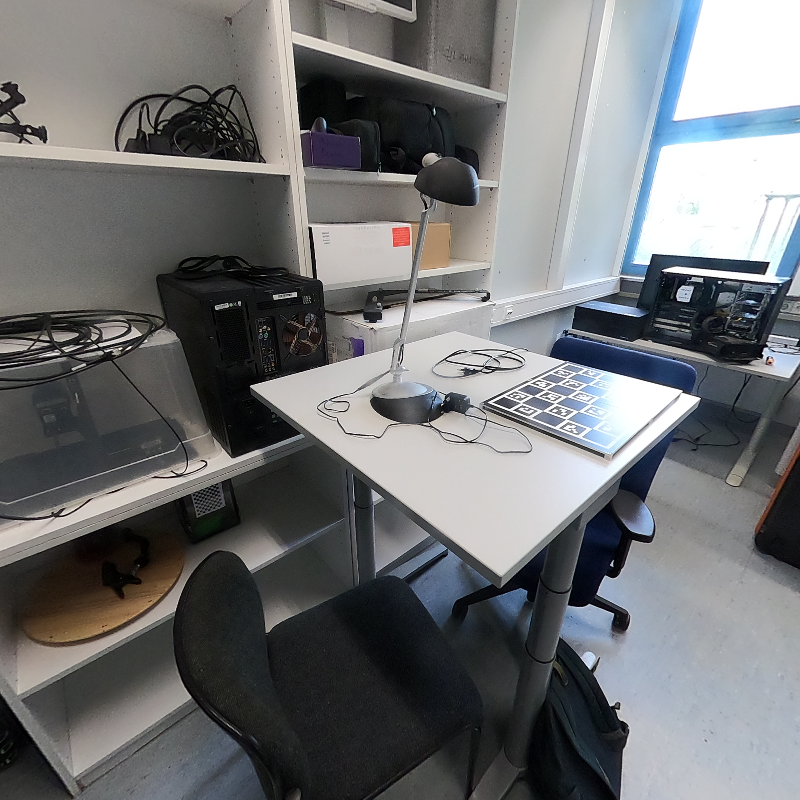
#> input picture testdata/charuco_calib_gopro_02/GS__0010_90.JPG, 800 x 800 px; its folder holds 4 pictures in this run
$ jupyter execute --allow-errors reproject_charuco.ipynb   (shell and % lines are left out)
#> lines starting #> are read from the running program, lines starting #| are printed output that depends on the picture
[cell 1]
import os
import numpy as np
import cv2
import json

# ------------------------------
# ENTER YOUR REQUIREMENTS HERE:
ARUCO_DICT = cv2.aruco.DICT_4X4_50
SQUARES_VERTICALLY = 5
SQUARES_HORIZONTALLY = 7
#SQUARE_LENGTH = 0.03  # in meters
#MARKER_LENGTH = 0.015  # in meters
SQUARE_LENGTH = 0.10 # in meters
MARKER_LENGTH = 0.08  # in meters
# ...
#PATH_TO_YOUR_IMAGES = 'testdata/charuco_calib_set_1/'
PATH_TO_YOUR_IMAGES = 'testdata/charuco_calib_gopro_02/'
print(f"{ARUCO_DICT=}")
# ------------------------------

json_file_path = './calibration.json'

with open(json_file_path, 'r') as file: # Read the JSON file
#> (reads calibration.json from the repository)
    json_data = json.load(file)

mtx = np.array(json_data['mtx'])
dst = np.array(json_data['dist'])

dictionary = cv2.aruco.getPredefinedDictionary(ARUCO_DICT)
board = cv2.aruco.CharucoBoard((SQUARES_VERTICALLY, SQUARES_HORIZONTALLY), SQUARE_LENGTH, MARKER_LENGTH, dictionary)
params = cv2.aruco.DetectorParameters()
detector = cv2.aruco.ArucoDetector(dictionary, params)

[cell 2]
image_paths = [os.path.join(PATH_TO_YOUR_IMAGES, f) for f in os.listdir(PATH_TO_YOUR_IMAGES) if f.endswith(".JPG")]

img_path = image_paths[2] # select image
image_color = cv2.imread(img_path)
#> image_color is the input picture: shape (800, 800, 3); mean B, G, R 115.1, 113.5, 112.1
image = cv2.cvtColor(image_color, cv2.COLOR_BGR2GRAY)
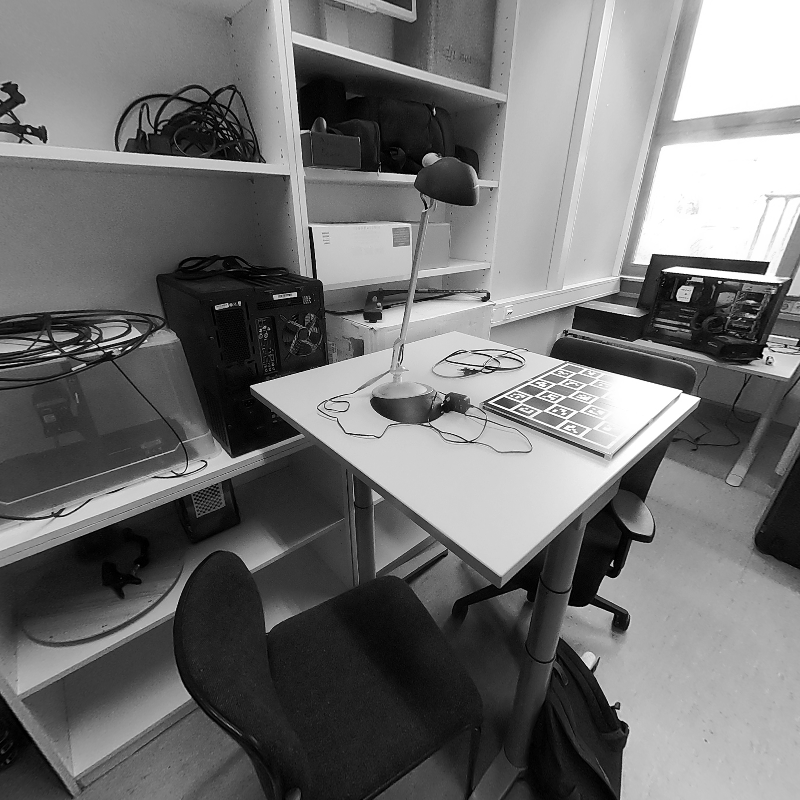
#> image: shape (800, 800); min 0, max 255, mean 113.3

h,  w = image.shape[:2]
#> h = 800; w = 800
newcameramtx, roi = cv2.getOptimalNewCameraMatrix(mtx, dst, (w,h), 1, (w,h))
#> roi = (0, 0, 799, 799)
image = cv2.undistort(image, mtx, dst, None, newcameramtx)

all_charuco_ids = []
all_charuco_corners = []


marker_corners, marker_ids, rejectedCandidates = detector.detectMarkers(image)
#> marker_corners = ([[563, 416], [548, 410], [558, 406], [573, 411]], [[586, 401], [572, 396], [579, 392], [595, 397]]); marker_ids = [3, 8]; rejectedCandidates = 52 items
if marker_ids is not None and len(marker_ids) > 0: # If at least one marker is detected
    # cv2.aruco.drawDetectedMarkers(image_copy, marker_corners, marker_ids)
    ret, charucoCorners, charucoIds = cv2.aruco.interpolateCornersCharuco(marker_corners, marker_ids, image, board)
#> ret = 0

    # note that return is pose of bord with camera at origin. to recover camera pose use -r^T @ tvec
    retval, rvec, tvec = cv2.aruco.estimatePoseCharucoBoard(charucoCorners, charucoIds, board, np.array(mtx), np.array(dst), np.empty(1), np.empty(1))
#> retval = False; rvec = [5488.4]; tvec = [0]
    try:
        Zx, Zy, Zz = tvec[0][0], tvec[1][0], tvec[2][0]
        fx, fy = mtx[0][0], mtx[1][1]
    except:
        print("error acessing tvec")

else:
    print("no marker detected")

[cell 3]
import matplotlib.pyplot as plt
plt.figure()
plt.imshow(cv2.cvtColor(image_color, cv2.COLOR_BGR2RGB))
plt.scatter(np.hstack(marker_corners)[0,:,0],np.hstack(marker_corners)[0,:,1],label="marker Corners")
try:
    plt.scatter(charucoCorners[:,0,0],charucoCorners[:,0,1], label="charuco Corners")
except:
    print("no charuco corners to plo")
plt.legend()
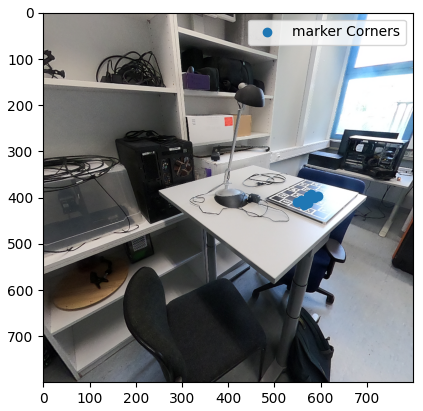
#> figure drawn by matplotlib, 1 panel
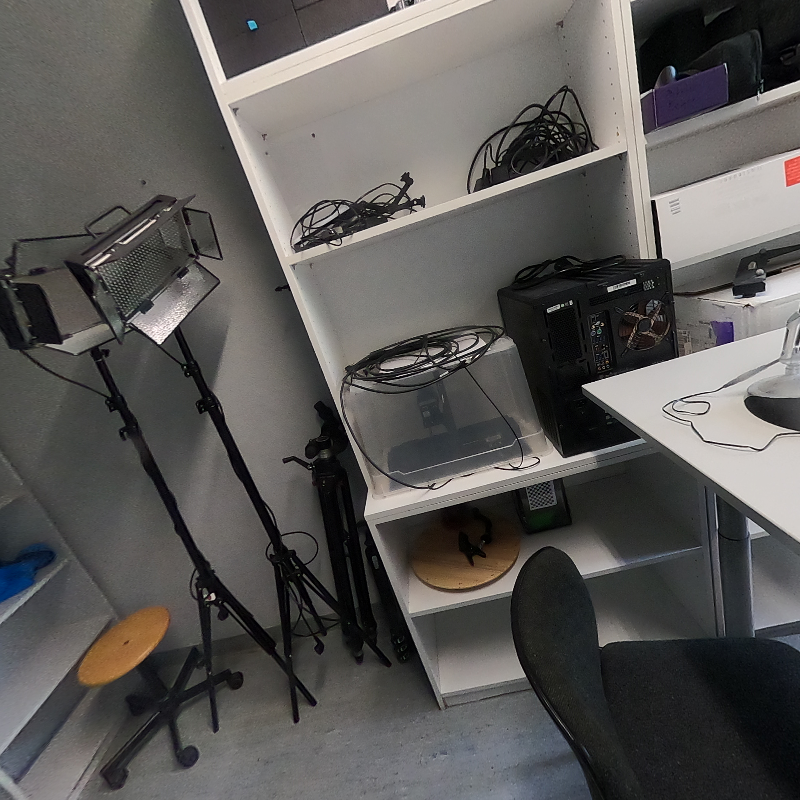
#> input picture testdata/charuco_calib_gopro_02/GS__0010_-45.JPG, 800 x 800 px
#> further down, image_color is the input picture: shape (800, 800, 3); mean B, G, R 86.3, 88.4, 90.5

#> (a cell that did not finish here is left out)

[cell 5]
import matplotlib.pyplot as plt
plt.figure()
plt.imshow(cv2.cvtColor(image_color, cv2.COLOR_BGR2RGB))
plt.scatter(np.hstack(marker_corners)[0,:,0],np.hstack(marker_corners)[0,:,1],label="marker Corners")
#> (the rest of this cell did not finish here and is left out)

successfully overlaid corners mean that returned rvec and tvec are indeed the camera pose. Note that because of opencv the image origin is top left.

#> (a cell that did not finish here is left out)

#> (a cell that did not finish here is left out)

#> (a cell that did not finish here is left out)

according to [docs](https://docs.opencv.org/4.x/d9/d0c/group__calib3d.html#gab3ab7bb2bdfe7d5d9745bb92d13f9564) the axis conventions are x: red, y: green and z: blue.

[cell 9]
import plotly.graph_objects as go
from stl import mesh
def plot_3d_points_and_camera_centers(points, extrinsic_matrices):
    """
    Plots a 3D scatter plot of the given points and camera representations from extrinsic matrices.

    Parameters:
    - points: A 3xN NumPy array, where each column represents a point (x, y, z).
    - extrinsic_matrices: A list of 4x4 NumPy arrays representing the extrinsic matrices for each camera.
    """
    # Ensure points is a NumPy array
    points = np.asarray(points)

    # Check if the input is a 3xN array
    if points.shape[0] != 3:
        raise ValueError("Input points must be a 3xN NumPy array.")

    # Extract x, y, z coordinates
    x = points[0, :]
    y = points[1, :]
    z = points[2, :]

    # Create a 3D scatter plot for the points
    fig = go.Figure(data=[go.Scatter3d(
        x=x,
        y=y,
        z=z,
        mode='markers',
        marker=dict(
            size=5,
            color='blue',  # Marker color for points
            opacity=0.8
        ),
        name='3D Points'
    )])

    # [60 lines left out: function create_camera_cone, not called in this run]

    # Plot camera representations from extrinsic matrices
    for idx, extrinsic in enumerate(extrinsic_matrices):
        # Create the camera cone
        cone_point_objects = create_camera_cone(extrinsic, f"cam_{idx}")

        # Add the cone to the plot
        [fig.add_trace(cone_points) for cone_points in cone_point_objects]

    # Set the layout
    fig.update_layout(
        title='3D Scatter Plot of Points and Camera Representations',
        scene=dict(
            xaxis_title='X Axis',
            yaxis_title='Y Axis',
            zaxis_title='Z Axis'
        )
    )

    # Show the figure in the Jupyter Notebook
    fig.show()


# Define a list of extrinsic matrices (4x4)
#> (the rest of this cell did not finish here and is left out)

with xyz as rgb and x horizontal to right, y from top down and z camera facing forward

#> (a cell that did not finish here is left out)

now use validated code to estimate position of all cameras:

[cell 11]
# [16 lines left out: function reproject_world_points, not called in this run]

def estimate_pose(image_color, mtx, dst, detector):
    image = cv2.cvtColor(image_color, cv2.COLOR_BGR2GRAY)

    h,  w = image.shape[:2]
#> h = 800; w = 800
    newcameramtx, roi = cv2.getOptimalNewCameraMatrix(mtx, dst, (w,h), 1, (w,h))
#> roi = (0, 0, 799, 799)
    image = cv2.undistort(image, mtx, dst, None, newcameramtx)

    all_charuco_ids = []
    all_charuco_corners = []


    marker_corners, marker_ids, rejectedCandidates = detector.detectMarkers(image)
#> marker_corners = (); marker_ids = None; rejectedCandidates = 32 items
    if marker_ids is not None and len(marker_ids) > 0: # If at least one marker is detected
        # cv2.aruco.drawDetectedMarkers(image_copy, marker_corners, marker_ids)
        ret, charucoCorners, charucoIds = cv2.aruco.interpolateCornersCharuco(marker_corners, marker_ids, image, board)

        retval, rvec, tvec = cv2.aruco.estimatePoseCharucoBoard(charucoCorners, charucoIds, board, np.array(mtx), np.array(dst), np.empty(1), np.empty(1))
        if retval == 0:
            return None
        Zx, Zy, Zz = tvec[0][0], tvec[1][0], tvec[2][0]
        fx, fy = mtx[0][0], mtx[1][1]
        return rvec, tvec, charucoCorners
    else:
        return None
        #print("no marker detected")

[cell 12]
from scipy.spatial import cKDTree
# [11 lines left out: function compute_reprojection_error, not called in this run]

[cell 13]
# [40 lines left out: functions invert_transform, draw_reproj, convert_left_to_right, not called in this run]

[cell 14]
REPROJECTION_ERROR_THRESH = 10000.0
dictionary = cv2.aruco.getPredefinedDictionary(ARUCO_DICT)
board = cv2.aruco.CharucoBoard((SQUARES_VERTICALLY, SQUARES_HORIZONTALLY), SQUARE_LENGTH, MARKER_LENGTH, dictionary)
params = cv2.aruco.DetectorParameters()
detector = cv2.aruco.ArucoDetector(dictionary, params)
world_corners = board.getChessboardCorners()

camera_poses = []
figures = []
for i, image_path in enumerate(image_paths):
    #img_path = image_paths[12] # select image
    #print(image_path)
    image_color = cv2.imread(image_path)
    res = estimate_pose(image_color, mtx, dst, detector)
    if res is None:
        print("pose could not be estimated")
        continue
    rvec, tvec, charuco_corners = res
    #rvec, tvec = convert_left_to_right(rvec, tvec)
    #rvec, tvec = invert_transform(rvec, tvec)
    E, P, img_pts = reproject_world_points(rvec, tvec, mtx, world_corners)
    #print(charuco_corners[:2,0,:])
    repr_err = compute_reprojection_error(charuco_corners, img_pts.T)
    if repr_err < REPROJECTION_ERROR_THRESH:
        camera_poses.append(E)
        figures.append(draw_reproj(image_color, charuco_corners, img_pts))
    print(i, image_path,repr_err)


plot_3d_points_and_camera_centers(world_corners.T, camera_poses)
